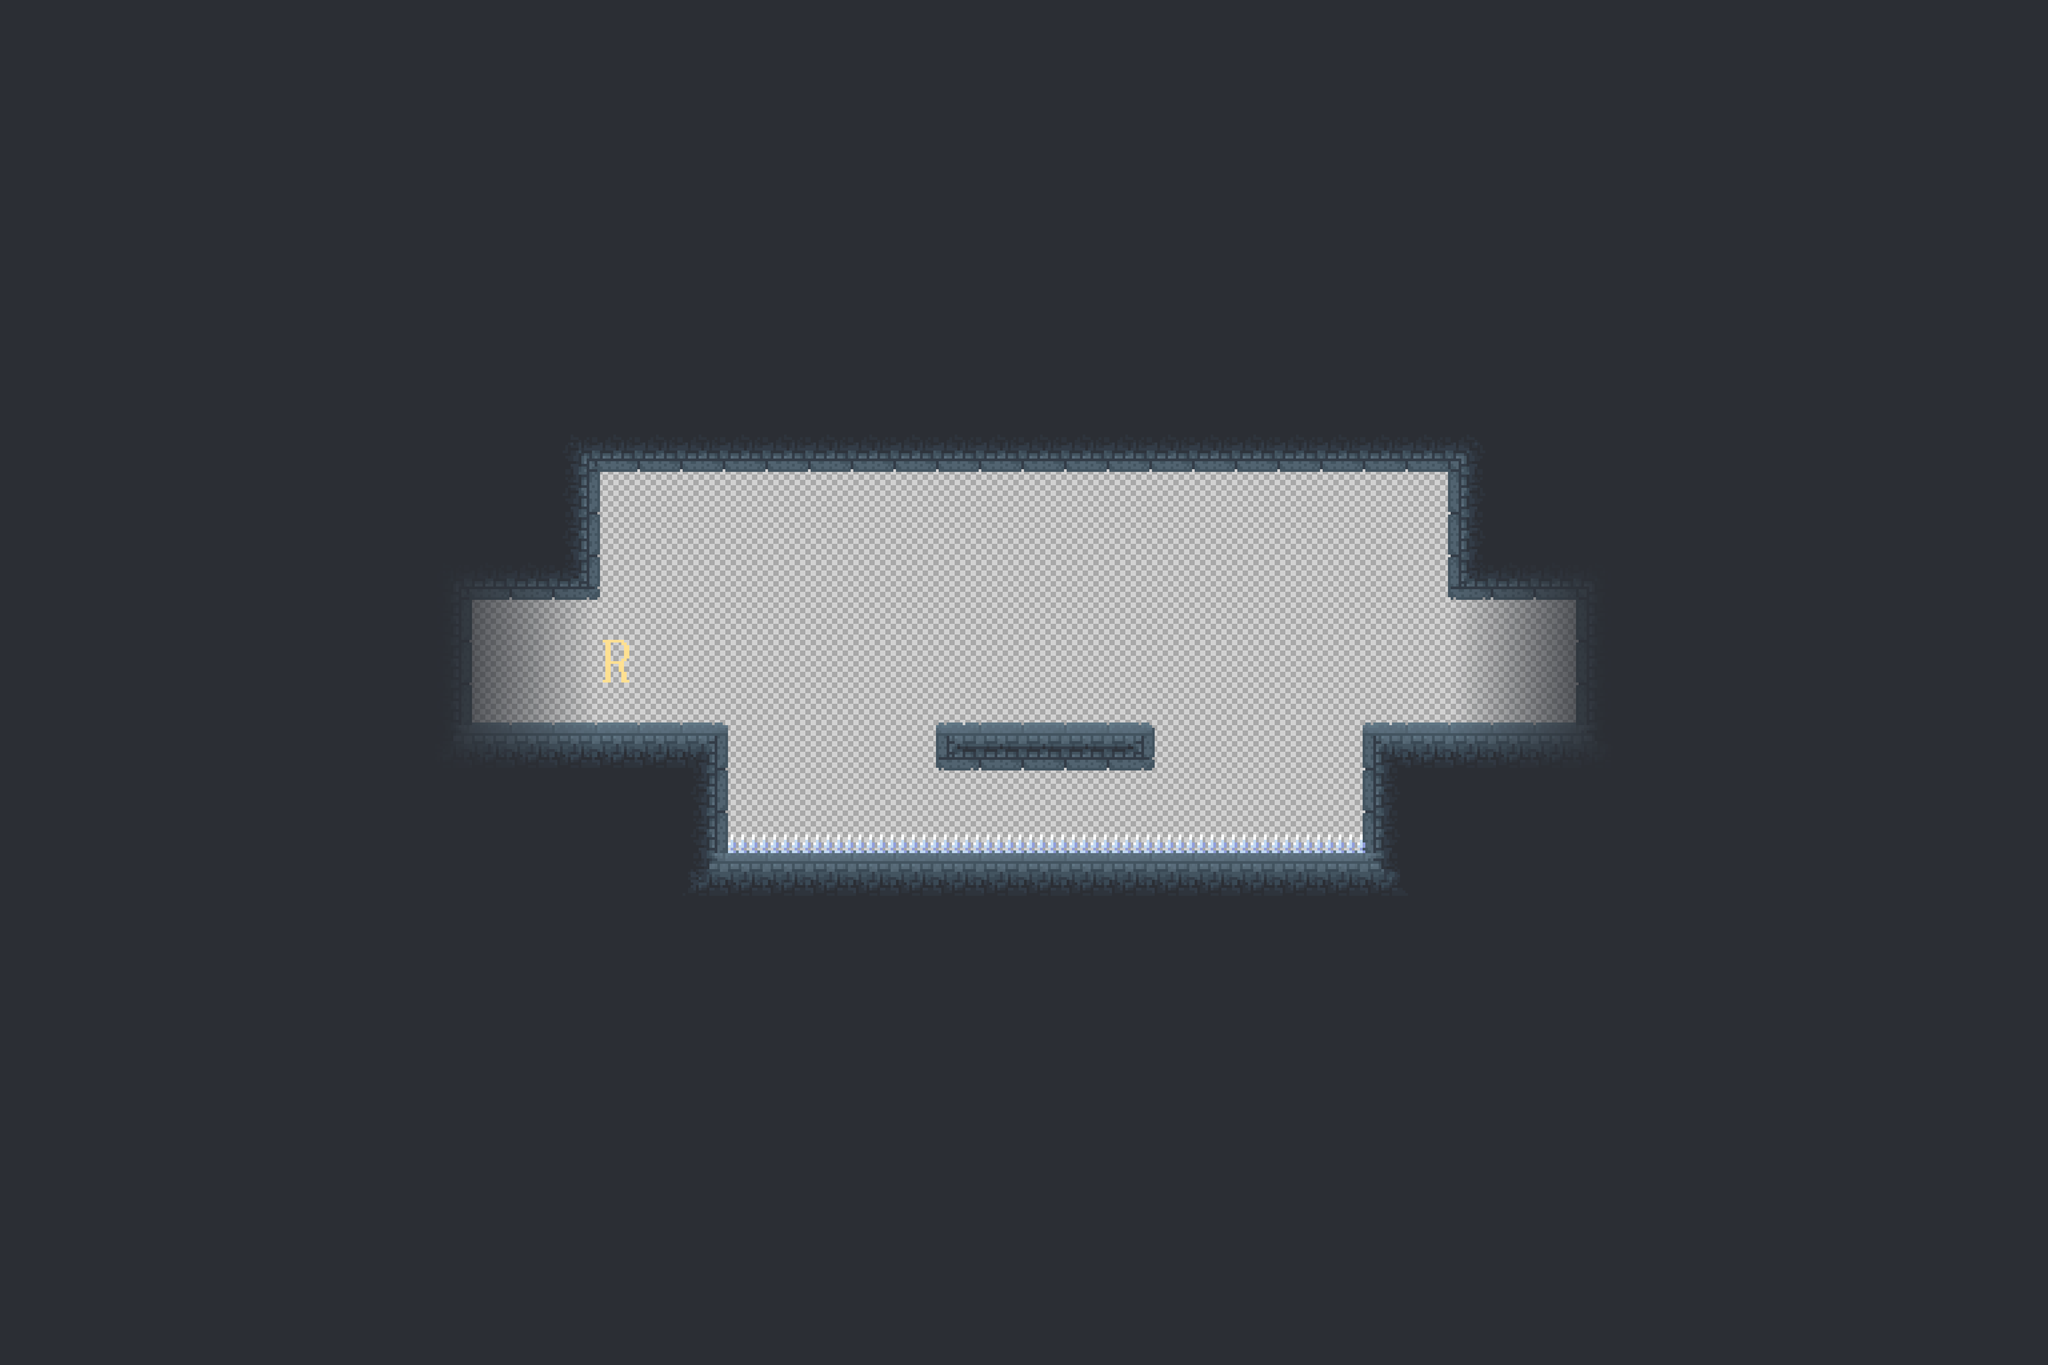

A level layout from a 2D game, rendered from its tile map. Below: a short description, then the map file with tile-grid data replaced by summaries:
An orthogonal 48x32 tile map with 160x160 px tiles, 6 tile layers (wireframe, Platforms, Grass, Barbs, ...), 3 tilesets and 2 objects.

<map version="1.5" tiledversion="1.7.0" orientation="orthogonal" renderorder="right-down" width="48" height="32" tilewidth="160" tileheight="160" infinite="0" nextlayerid="68" nextobjectid="3">
 <tileset firstgid="1" source="../../tsx&amp;world/Wireframe_purple16.tsx" />
 <tileset firstgid="25" source="../../tsx&amp;world/Forest.tsx" />
 <tileset firstgid="313" source="../../tsx&amp;world/Specials.tsx" />
 <layer id="1" name="wireframe" width="48" height="32">
  <data>[1536 cells, 1536 non-empty, 2 distinct tile ids]</data>
 </layer>
 <layer id="3" name="Platforms" width="48" height="32">
  <data>[1536 cells, 1358 non-empty, 1 distinct tile ids]</data>
 </layer>
 <layer id="4" name="Grass" width="48" height="32">
  <data>[1536 cells, 1436 non-empty, 34 distinct tile ids]</data>
 </layer>
 <layer id="22" name="Barbs" width="48" height="32">
  <data>[1536 cells, 15 non-empty, 1 distinct tile ids]</data>
 </layer>
 <layer id="23" name="Respawn" width="48" height="32">
  <data>[1536 cells, 1 non-empty, 1 distinct tile ids]</data>
 </layer>
 <layer id="24" name="Details" width="48" height="32">
  <data>[1536 cells, 10 non-empty, 2 distinct tile ids]</data>
 </layer>
 <objectgroup id="61" name="Gate">
  <object id="1" gid="313" x="1760" y="2560" width="160" height="160">
   <properties>
    <property name="dest" value="S6_5" />
   </properties>
  </object>
  <object id="2" gid="313" x="5760" y="2560" width="160" height="160">
   <properties>
    <property name="dest" value="S6_5.6" />
   </properties>
  </object>
 </objectgroup>
</map>
